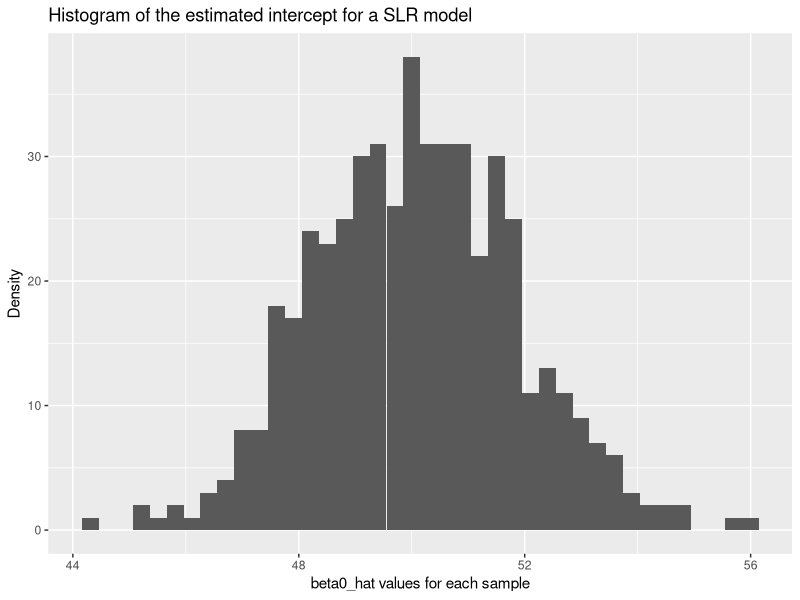
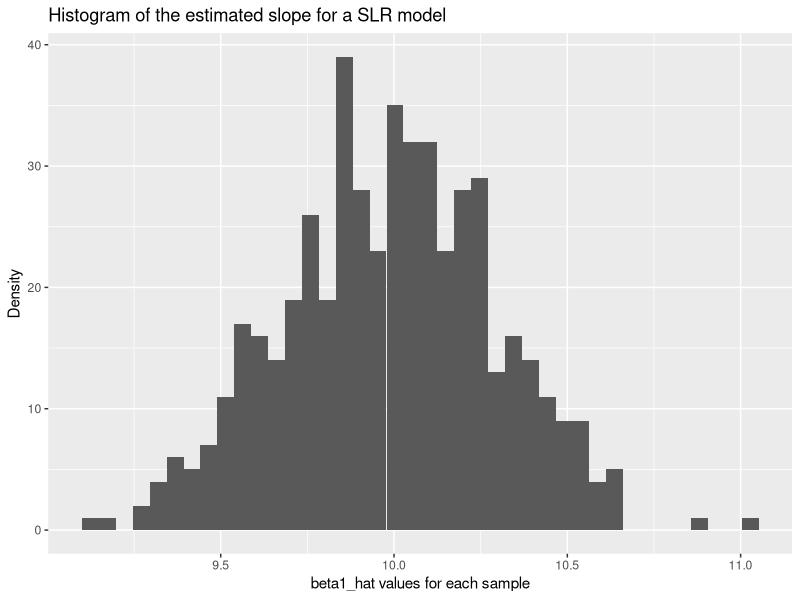
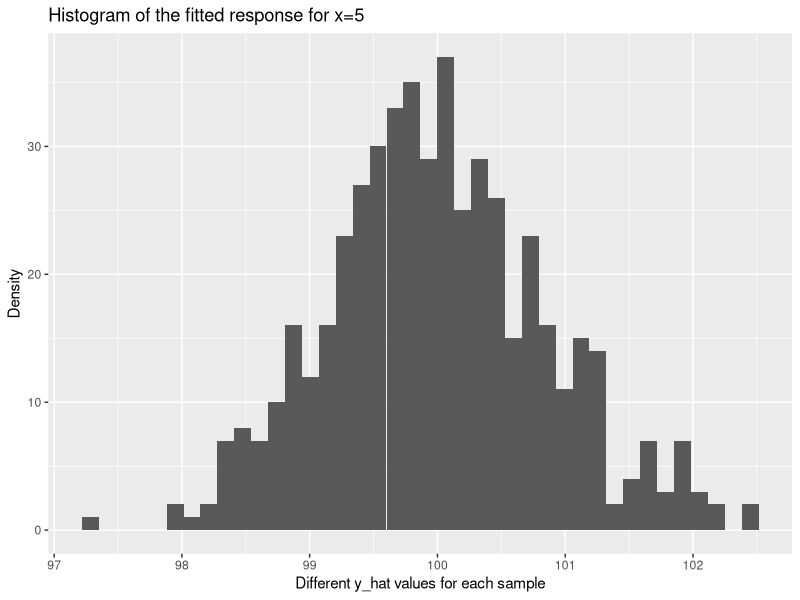

Recreate these plots in R, in order.
## Problem set-up
##  y = 50 + 10x + \epsilon, where \epsilon is independently drawn from a N(0,16) distribution 
##  Generate 500 samples of 20 observations drawing one observation for each level of $x=1,1.5,2, \dots,10$ for each sample. 

set.seed(1001)  # this makes all our code results reproducible 
remove(list=ls())  # this makes sure we clear all previously defined environmental variables 
library('tidyverse')
x <- seq(0.5, 10, by=0.5) 

N <- 500  ## This is the number of samples of size 20 that we are simulating, play around with changing this! 
            
generate.response <- function(x){
              y <- 50 + 10*x + rnorm(20, mean=0, sd=4)
              return(y)
}
            
y_mtx <- matrix(rep(x, N), ncol=N, byrow=FALSE)
y_mtx <- apply(y_mtx, 2, generate.response)

            
## Part 1
### For each sample compute the least-squares estimates of the slope and intercept.
              
estimate.parameters <- function(response, predictor=x){
   mod = lm(response ~ predictor)
   beta0_hat = mod$coefficients[1]
   beta1_hat = mod$coefficients[2]
   return(c(beta0_hat, beta1_hat))
}
                
estimated_betas <- matrix(rep(NA,N*2), ncol=2)
colnames(estimated_betas) <- c("beta0_hat", "beta1_hat")
for(k in 1:N){
   estimated_betas[k,] = estimate.parameters(y_mtx[ ,k])
}
                
(estimated_betas <- data.frame(estimated_betas))

 
ggplot(estimated_betas, aes(x=beta0_hat)) + 
    geom_histogram(bins=40) + 
    labs(title= "Histogram of the estimated intercept for a SLR model", 
         x = "beta0_hat values for each sample", y = "Density")

ggplot(estimated_betas, aes(x=beta1_hat)) + 
     geom_histogram(bins=40) + 
     labs(title= "Histogram of the estimated slope for a SLR model", 
          x = "beta1_hat values for each sample", y = "Density")
 
            
            
## Part 2
### For each sample, compute an estimate of $E[Y \mid x=5]$. 
              
estimate.observation <- function(response,predictor=x){
     mod <- lm(response ~ predictor)
     y_hat <- mod$coefficients[1] + mod$coefficients[2]*5
     return(y_hat=y_hat)
}
                
y_hats <- rep(NA,N)
for(k in 1:N){
   y_hats[k] = estimate.observation(y_mtx[ ,k])
}

(y_hats <- data.frame(y_hats))

ggplot(y_hats, aes(x=y_hats)) + 
      geom_histogram(bins=40) + 
      labs(title= "Histogram of the fitted response for x=5", 
           x = "Different y_hat values for each sample", y = "Density")

## Part 3 
### For each sample, compute a $95\%$ CI on the slope, $\beta_1$
              
CI.slope <- function(response,predictor=x){
  mod <- lm(response ~ predictor)
  t_crit <- qt(0.05/2, df=20-2, lower.tail=FALSE)
  se_beta1 <- summary(mod)$coefficients[2,2] ##?
  beta1_hat <- mod$coefficients[2]
  LB <- beta1_hat - t_crit*se_beta1
  UB <- beta1_hat + t_crit*se_beta1
  return(c(LB, UB))
}


LB_slope <- rep(NA,N)
UB_slope <- rep(NA, N)
for(k in 1:N){
   conf_int = CI.slope(y_mtx[ ,k])
   LB_slope[k] = conf_int[1]
   UB_slope[k] = conf_int[2]
}

cbind(LB_slope,UB_slope)

((LB_slope<=10)&(UB_slope>=10))

sum((LB_slope<=10)&(UB_slope>=10))

    
## Part 4 
### For each estimate of $E[Y \mid x=5]$ in part 2, compute the $95\%$ CI for the mean response

CI.mean.response <- function(response,predictor=x){
  dat <- data.frame(response, predictor)
  remove(list=c("response","predictor"))
  mod <- lm(response ~ predictor, dat)
  y_hat <- data.frame(response = mod$coefficients[1] + mod$coefficients[2]*5, predictor=5)
  PI <- predict(mod, y_hat, interval="confidence", level = 0.95)
  return(c(PI[2], PI[3]))
}


LB_mean_response <- rep(NA,N)
UB_mean_response <- rep(NA, N)
for(k in 1:N){
    conf_int = CI.mean.response(y_mtx[ ,k])
    LB_mean_response[k] = conf_int[1]
    UB_mean_response[k] = conf_int[2]
}
cbind(LB_mean_response,UB_mean_response)

sum((LB_mean_response<=100)&(UB_mean_response>=100))

  